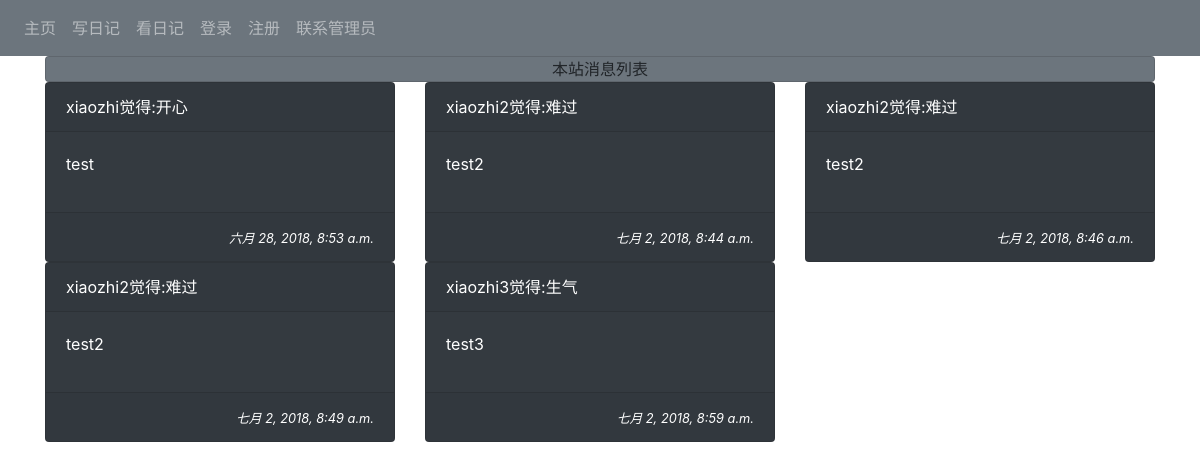
Page /list/ on the committed database.
### mysite/models.py (models this page shows, shortened)
class Post(models.Model):
    mood = models.ForeignKey('Mood', on_delete=models.CASCADE)
    nickname = models.CharField(max_length=10, default='someone')
    message = models.TextField(null=False)
    pub_time = models.DateTimeField(auto_now=True)
    del_pass = models.CharField(max_length=10)
    enabled = models.BooleanField(default=False)

class Mood(models.Model):
    status = models.CharField(max_length=10, null=False)
    def __unicode__(self):
        return self.status

### mysite/views.py (the view)
# urls.py: url(r'^list/$', listing),
def listing(request):
    if 'username' in request.COOKIES:
        username = request.COOKIES['username']
    template = get_template('listing.html')
    posts = models.Post.objects.all()
    moods = models.Mood.objects.all()
    html = template.render(locals())
    return HttpResponse(html)

### templates/listing.html
{% extends "base.html" %}
{% block content %}
<div class="card bg-secondary" align='center'>
    本站消息列表
</div>
{% for post in posts %}
    {% cycle "<div class='row'> <div class='col-sm-4'>" "<div class='col-sm-4'>" "<div class='col-sm-4'>" %}
        <div class="card bg-dark text-white">
            <div class="card-header">
                {{ post.nickname }}觉得:{{post.mood}}
            </div>
            <div class="card-body">
                {{ post.message | linebreaks}}
            </div>
            <div class="card-footer" align='right'>
                    <i><small>{{post.pub_time}}</small></i>
            </div>
        </div>
        </div>
    {% cycle "" "" "</div>" %}
{% endfor %}
{% endblock %}

### rows in the picture
Post: nickname "xiaozhi", mood "开心", message "test", pub_time "六月 28, 2018, 8:53 a.m."
Post: nickname "xiaozhi2", mood "难过", message "test2", pub_time "七月 2, 2018, 8:44 a.m."
Post: nickname "xiaozhi2", mood "难过", message "test2", pub_time "七月 2, 2018, 8:46 a.m."
Post: nickname "xiaozhi2", mood "难过", message "test2", pub_time "七月 2, 2018, 8:49 a.m."
Post: nickname "xiaozhi3", mood "生气", message "test3", pub_time "七月 2, 2018, 8:59 a.m."
